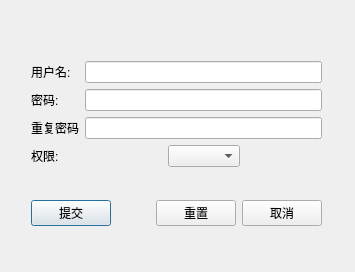
<?xml version="1.0" encoding="UTF-8"?>
<ui version="4.0">
 <class>staffRegister_Dialog</class>
 <widget class="QDialog" name="staffRegister_Dialog">
  <property name="geometry">
   <rect>
    <x>0</x>
    <y>0</y>
    <width>355</width>
    <height>272</height>
   </rect>
  </property>
  <property name="windowTitle">
   <string>Dialog</string>
  </property>
  <widget class="QWidget" name="">
   <property name="geometry">
    <rect>
     <x>31</x>
     <y>34</y>
     <width>291</width>
     <height>221</height>
    </rect>
   </property>
   <layout class="QVBoxLayout" name="verticalLayout_3">
    <item>
     <layout class="QHBoxLayout" name="horizontalLayout_3">
      <item>
       <layout class="QVBoxLayout" name="verticalLayout">
        <item>
         <widget class="QLabel" name="label">
          <property name="text">
           <string>用户名:</string>
          </property>
         </widget>
        </item>
        <item>
         <widget class="QLabel" name="label_2">
          <property name="text">
           <string>密码:</string>
          </property>
         </widget>
        </item>
        <item>
         <widget class="QLabel" name="label_3">
          <property name="text">
           <string>重复密码</string>
          </property>
         </widget>
        </item>
        <item>
         <widget class="QLabel" name="label_4">
          <property name="text">
           <string>权限:</string>
          </property>
         </widget>
        </item>
       </layout>
      </item>
      <item>
       <layout class="QVBoxLayout" name="verticalLayout_2">
        <item>
         <widget class="QLineEdit" name="userName_lineEdit"/>
        </item>
        <item>
         <widget class="QLineEdit" name="password_lineEdit"/>
        </item>
        <item>
         <widget class="QLineEdit" name="rePassword_lineEdit"/>
        </item>
        <item>
         <layout class="QHBoxLayout" name="horizontalLayout">
          <item>
           <spacer name="horizontalSpacer_3">
            <property name="orientation">
             <enum>Qt::Horizontal</enum>
            </property>
            <property name="sizeHint" stdset="0">
             <size>
              <width>40</width>
              <height>20</height>
             </size>
            </property>
           </spacer>
          </item>
          <item>
           <widget class="QComboBox" name="comboBox"/>
          </item>
          <item>
           <spacer name="horizontalSpacer_2">
            <property name="orientation">
             <enum>Qt::Horizontal</enum>
            </property>
            <property name="sizeHint" stdset="0">
             <size>
              <width>40</width>
              <height>20</height>
             </size>
            </property>
           </spacer>
          </item>
         </layout>
        </item>
       </layout>
      </item>
     </layout>
    </item>
    <item>
     <layout class="QHBoxLayout" name="horizontalLayout_2">
      <item>
       <widget class="QPushButton" name="pushButton">
        <property name="text">
         <string>提交</string>
        </property>
       </widget>
      </item>
      <item>
       <spacer name="horizontalSpacer">
        <property name="orientation">
         <enum>Qt::Horizontal</enum>
        </property>
        <property name="sizeHint" stdset="0">
         <size>
          <width>40</width>
          <height>20</height>
         </size>
        </property>
       </spacer>
      </item>
      <item>
       <widget class="QPushButton" name="pushButton_2">
        <property name="text">
         <string>重置</string>
        </property>
       </widget>
      </item>
      <item>
       <widget class="QPushButton" name="cancel_pushButton">
        <property name="text">
         <string>取消</string>
        </property>
       </widget>
      </item>
     </layout>
    </item>
   </layout>
  </widget>
 </widget>
 <resources/>
 <connections/>
</ui>
